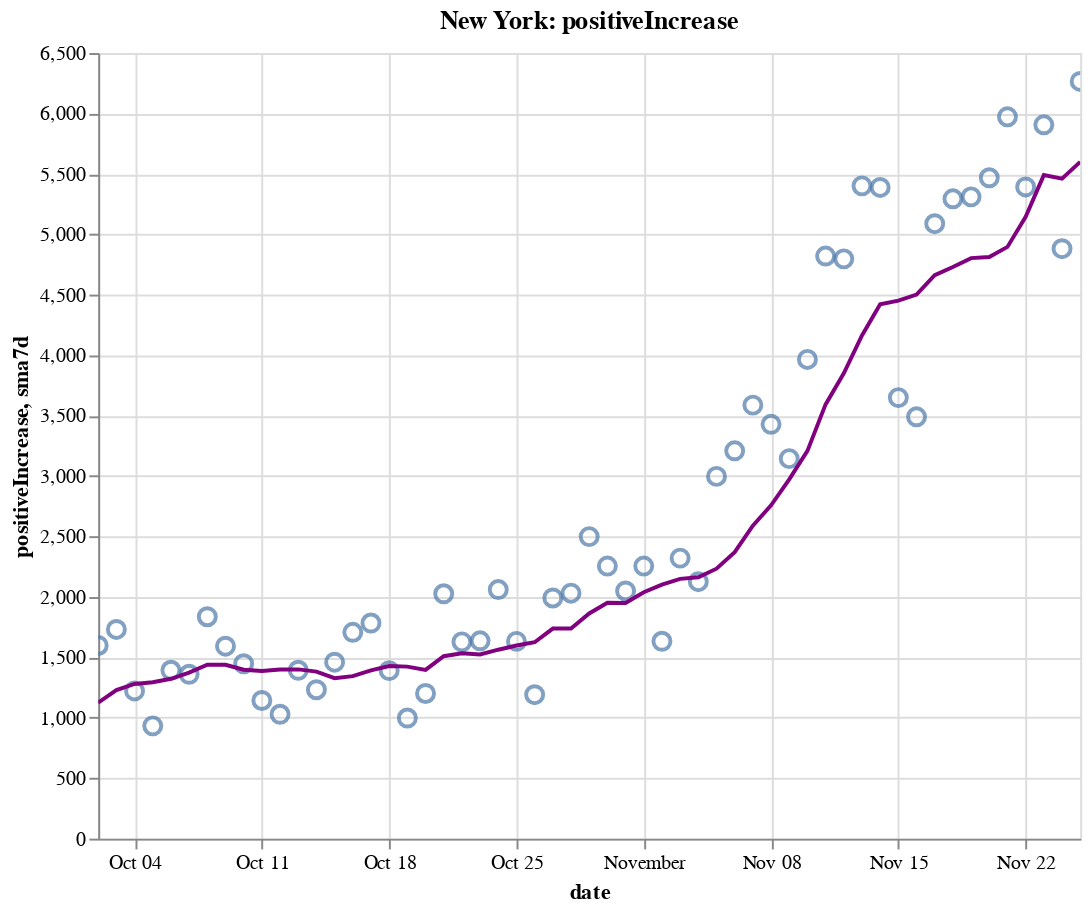

Notebook code for this chart:
### Code cell
create_plot(ny, 'positiveIncrease')

### Figure 1 — Vega-Lite specification as saved in the notebook (floating-point values rounded to 4 significant figures)
{"config": {"view": {"continuousWidth": 400, "continuousHeight": 300}}, "layer": [{"layer": [{"mark": {"type": "point", "size": 75}, "encoding": {"tooltip": [{"type": "temporal", "field": "date"}, {"type": "quantitative", "field": "positiveIncrease"}, {"type": "quantitative", "field": "sma7d"}], "x": {"type": "temporal", "field": "date"}, "y": {"type": "quantitative", "field": "positiveIncrease"}}, "selection": {"selector008": {"type": "interval", "bind": "scales", "encodings": ["x", "y"]}}}, {"mark": {"type": "line", "color": "purple"}, "encoding": {"x": {"type": "temporal", "field": "date"}, "y": {"type": "quantitative", "field": "sma7d"}}}]}, {"mark": {"type": "rule", "color": "#aaa"}, "encoding": {"x": {"type": "temporal", "field": "date"}}, "transform": [{"filter": {"selection": "selector007"}}]}, {"mark": "circle", "encoding": {"opacity": {"condition": {"value": 1, "selection": "selector007"}, "value": 0}, "tooltip": [{"type": "temporal", "field": "date"}, {"type": "quantitative", "field": "positiveIncrease"}, {"type": "quantitative", "field": "sma7d"}], "x": {"type": "temporal", "field": "date"}, "y": {"type": "quantitative", "field": "positiveIncrease"}}, "selection": {"selector007": {"type": "single", "encodings": ["x"], "on": "mouseover", "nearest": true, "empty": "none"}}}, {"mark": {"type": "text", "align": "left", "dx": 5, "dy": -5, "stroke": "white", "strokeWidth": 2}, "encoding": {"text": {"type": "quantitative", "field": "positiveIncrease"}, "tooltip": [{"type": "temporal", "field": "date"}, {"type": "quantitative", "field": "positiveIncrease"}, {"type": "quantitative", "field": "sma7d"}], "x": {"type": "temporal", "field": "date"}, "y": {"type": "quantitative", "field": "positiveIncrease"}}, "transform": [{"filter": {"selection": "selector007"}}]}, {"mark": {"type": "text", "align": "left", "dx": 5, "dy": -5}, "encoding": {"text": {"type": "quantitative", "field": "positiveIncrease"}, "tooltip": [{"type": "temporal", "field": "date"}, {"type": "quantitative", "field": "positiveIncrease"}, {"type": "quantitative", "field": "sma7d"}], "x": {"type": "temporal", "field": "date"}, "y": {"type": "quantitative", "field": "positiveIncrease"}}, "transform": [{"filter": {"selection": "selector007"}}]}], "data": {"name": "data-82c35ff3f1ce425d6ca1d94fae2dda27"}, "height": 400, "title": "New York: positiveIncrease", "width": 500, "$schema": "https://vega.github.io/schema/vega-lite/v4.8.1.json", "datasets": {"data-82c35ff3f1ce425d6ca1d94fae2dda27": [{"date": "2020-10-02T00:00:00", "totalTestResultsIncrease": 119500.0, "positiveIncrease": 1598.0, "death": 25500.0, "deathIncrease": 7.0, "positiveRate": 0.013, "state": "New York", "sma7d": 1125.0}, {"date": "2020-10-03T00:00:00", "totalTestResultsIncrease": 134300.0, "positiveIncrease": 1731.0, "death": 25500.0, "deathIncrease": 8.0, "positiveRate": 0.013, "state": "New York", "sma7d": 1229.0}, {"date": "2020-10-04T00:00:00", "totalTestResultsIncrease": 110300.0, "positiveIncrease": 1222.0, "death": 25520.0, "deathIncrease": 14.0, "positiveRate": 0.011, "state": "New York", "sma7d": 1279.0}, {"date": "2020-10-05T00:00:00", "totalTestResultsIncrease": 76400.0, "positiveIncrease": 933.0, "death": 25530.0, "deathIncrease": 8.0, "positiveRate": 0.012, "state": "New York", "sma7d": 1294.0}, {"date": "2020-10-06T00:00:00", "totalTestResultsIncrease": 96360.0, "positiveIncrease": 1393.0, "death": 25540.0, "deathIncrease": 9.0, "positiveRate": 0.014, "state": "New York", "sma7d": 1323.0}, {"date": "2020-10-07T00:00:00", "totalTestResultsIncrease": 108200.0, "positiveIncrease": 1360.0, "death": 25540.0, "deathIncrease": 9.0, "positiveRate": 0.013, "state": "New York", "sma7d": 1374.0}, {"date": "2020-10-08T00:00:00", "totalTestResultsIncrease": 145800.0, "positiveIncrease": 1836.0, "death": 25560.0, "deathIncrease": 10.0, "positiveRate": 0.013, "state": "New York", "sma7d": 1439.0}, {"date": "2020-10-09T00:00:00", "totalTestResultsIncrease": 139300.0, "positiveIncrease": 1592.0, "death": 25560.0, "deathIncrease": 6.0, "positiveRate": 0.011, "state": "New York", "sma7d": 1438.0}, {"date": "2020-10-10T00:00:00", "totalTestResultsIncrease": 134600.0, "positiveIncrease": 1447.0, "death": 25570.0, "deathIncrease": 8.0, "positiveRate": 0.011, "state": "New York", "sma7d": 1398.0}, {"date": "2020-10-11T00:00:00", "totalTestResultsIncrease": 118300.0, "positiveIncrease": 1143.0, "death": 25570.0, "deathIncrease": 5.0, "positiveRate": 0.01, "state": "New York", "sma7d": 1386.0}, {"date": "2020-10-12T00:00:00", "totalTestResultsIncrease": 91790.0, "positiveIncrease": 1029.0, "death": 25590.0, "deathIncrease": 13.0, "positiveRate": 0.011, "state": "New York", "sma7d": 1400.0}, {"date": "2020-10-13T00:00:00", "totalTestResultsIncrease": 99070.0, "positiveIncrease": 1393.0, "death": 25600.0, "deathIncrease": 11.0, "positiveRate": 0.014, "state": "New York", "sma7d": 1400.0}, {"date": "2020-10-14T00:00:00", "totalTestResultsIncrease": 111700.0, "positiveIncrease": 1232.0, "death": 25600.0, "deathIncrease": 7.0, "positiveRate": 0.011, "state": "New York", "sma7d": 1382.0}, {"date": "2020-10-15T00:00:00", "totalTestResultsIncrease": 133200.0, "positiveIncrease": 1460.0, "death": 25620.0, "deathIncrease": 13.0, "positiveRate": 0.011, "state": "New York", "sma7d": 1328.0}, {"date": "2020-10-16T00:00:00", "totalTestResultsIncrease": 136000.0, "positiveIncrease": 1707.0, "death": 25630.0, "deathIncrease": 10.0, "positiveRate": 0.013, "state": "New York", "sma7d": 1344.0}, {"date": "2020-10-17T00:00:00", "totalTestResultsIncrease": 160000.0, "positiveIncrease": 1784.0, "death": 25640.0, "deathIncrease": 9.0, "positiveRate": 0.011, "state": "New York", "sma7d": 1393.0}, {"date": "2020-10-18T00:00:00", "totalTestResultsIncrease": 128800.0, "positiveIncrease": 1390.0, "death": 25640.0, "deathIncrease": 7.0, "positiveRate": 0.011, "state": "New York", "sma7d": 1428.0}, {"date": "2020-10-19T00:00:00", "totalTestResultsIncrease": 82010.0, "positiveIncrease": 998.0, "death": 25660.0, "deathIncrease": 15.0, "positiveRate": 0.012, "state": "New York", "sma7d": 1423.0}, {"date": "2020-10-20T00:00:00", "totalTestResultsIncrease": 90540.0, "positiveIncrease": 1201.0, "death": 25670.0, "deathIncrease": 13.0, "positiveRate": 0.013, "state": "New York", "sma7d": 1396.0}, {"date": "2020-10-21T00:00:00", "totalTestResultsIncrease": 124800.0, "positiveIncrease": 2026.0, "death": 25680.0, "deathIncrease": 7.0, "positiveRate": 0.016, "state": "New York", "sma7d": 1509.0}, {"date": "2020-10-22T00:00:00", "totalTestResultsIncrease": 135300.0, "positiveIncrease": 1628.0, "death": 25690.0, "deathIncrease": 15.0, "positiveRate": 0.012, "state": "New York", "sma7d": 1533.0}, {"date": "2020-10-23T00:00:00", "totalTestResultsIncrease": 141500.0, "positiveIncrease": 1637.0, "death": 25700.0, "deathIncrease": 11.0, "positiveRate": 0.012, "state": "New York", "sma7d": 1523.0}, {"date": "2020-10-24T00:00:00", "totalTestResultsIncrease": 156900.0, "positiveIncrease": 2061.0, "death": 25720.0, "deathIncrease": 13.0, "positiveRate": 0.013, "state": "New York", "sma7d": 1563.0}, {"date": "2020-10-25T00:00:00", "totalTestResultsIncrease": 120800.0, "positiveIncrease": 1632.0, "death": 25730.0, "deathIncrease": 12.0, "positiveRate": 0.014, "state": "New York", "sma7d": 1598.0}, {"date": "2020-10-26T00:00:00", "totalTestResultsIncrease": 82120.0, "positiveIncrease": 1191.0, "death": 25740.0, "deathIncrease": 12.0, "positiveRate": 0.015, "state": "New York", "sma7d": 1625.0}, {"date": "2020-10-27T00:00:00", "totalTestResultsIncrease": 111600.0, "positiveIncrease": 1991.0, "death": 25760.0, "deathIncrease": 16.0, "positiveRate": 0.018, "state": "New York", "sma7d": 1738.0}, {"date": "2020-10-28T00:00:00", "totalTestResultsIncrease": 129700.0, "positiveIncrease": 2031.0, "death": 25770.0, "deathIncrease": 15.0, "positiveRate": 0.016, "state": "New York", "sma7d": 1739.0}, {"date": "2020-10-29T00:00:00", "totalTestResultsIncrease": 168400.0, "positiveIncrease": 2499.0, "death": 25790.0, "deathIncrease": 19.0, "positiveRate": 0.015, "state": "New York", "sma7d": 1863.0}, {"date": "2020-10-30T00:00:00", "totalTestResultsIncrease": 146900.0, "positiveIncrease": 2255.0, "death": 25800.0, "deathIncrease": 12.0, "positiveRate": 0.015, "state": "New York", "sma7d": 1951.0}, {"date": "2020-10-31T00:00:00", "totalTestResultsIncrease": 137000.0, "positiveIncrease": 2049.0, "death": 25810.0, "deathIncrease": 3.0, "positiveRate": 0.015, "state": "New York", "sma7d": 1950.0}, {"date": "2020-11-01T00:00:00", "totalTestResultsIncrease": 148900.0, "positiveIncrease": 2255.0, "death": 25820.0, "deathIncrease": 17.0, "positiveRate": 0.015, "state": "New York", "sma7d": 2039.0}, {"date": "2020-11-02T00:00:00", "totalTestResultsIncrease": 96100.0, "positiveIncrease": 1633.0, "death": 25840.0, "deathIncrease": 14.0, "positiveRate": 0.017, "state": "New York", "sma7d": 2102.0}, {"date": "2020-11-03T00:00:00", "totalTestResultsIncrease": 127900.0, "positiveIncrease": 2321.0, "death": 25850.0, "deathIncrease": 15.0, "positiveRate": 0.018, "state": "New York", "sma7d": 2149.0}, {"date": "2020-11-04T00:00:00", "totalTestResultsIncrease": 133500.0, "positiveIncrease": 2126.0, "death": 25870.0, "deathIncrease": 15.0, "positiveRate": 0.016, "state": "New York", "sma7d": 2163.0}, {"date": "2020-11-05T00:00:00", "totalTestResultsIncrease": 161000.0, "positiveIncrease": 2997.0, "death": 25890.0, "deathIncrease": 24.0, "positiveRate": 0.019, "state": "New York", "sma7d": 2234.0}, {"date": "2020-11-06T00:00:00", "totalTestResultsIncrease": 160700.0, "positiveIncrease": 3209.0, "death": 25910.0, "deathIncrease": 18.0, "positiveRate": 0.02, "state": "New York", "sma7d": 2370.0}, {"date": "2020-11-07T00:00:00", "totalTestResultsIncrease": 163300.0, "positiveIncrease": 3587.0, "death": 25930.0, "deathIncrease": 18.0, "positiveRate": 0.022, "state": "New York", "sma7d": 2590.0}, {"date": "2020-11-08T00:00:00", "totalTestResultsIncrease": 145600.0, "positiveIncrease": 3428.0, "death": 25950.0, "deathIncrease": 19.0, "positiveRate": 0.024, "state": "New York", "sma7d": 2757.0}, {"date": "2020-11-09T00:00:00", "totalTestResultsIncrease": 111400.0, "positiveIncrease": 3144.0, "death": 25970.0, "deathIncrease": 26.0, "positiveRate": 0.028, "state": "New York", "sma7d": 2973.0}, {"date": "2020-11-10T00:00:00", "totalTestResultsIncrease": 128000.0, "positiveIncrease": 3965.0, "death": 26000.0, "deathIncrease": 32.0, "positiveRate": 0.031, "state": "New York", "sma7d": 3208.0}, {"date": "2020-11-11T00:00:00", "totalTestResultsIncrease": 164300.0, "positiveIncrease": 4820.0, "death": 26030.0, "deathIncrease": 21.0, "positiveRate": 0.029, "state": "New York", "sma7d": 3593.0}, {"date": "2020-11-12T00:00:00", "totalTestResultsIncrease": 162600.0, "positiveIncrease": 4797.0, "death": 26060.0, "deathIncrease": 29.0, "positiveRate": 0.029, "state": "New York", "sma7d": 3850.0}, {"date": "2020-11-13T00:00:00", "totalTestResultsIncrease": 203700.0, "positiveIncrease": 5401.0, "death": 26080.0, "deathIncrease": 24.0, "positiveRate": 0.027, "state": "New York", "sma7d": 4163.0}, {"date": "2020-11-14T00:00:00", "totalTestResultsIncrease": 184200.0, "positiveIncrease": 5388.0, "death": 26100.0, "deathIncrease": 24.0, "positiveRate": 0.029, "state": "New York", "sma7d": 4420.0}, {"date": "2020-11-15T00:00:00", "totalTestResultsIncrease": 133200.0, "positiveIncrease": 3649.0, "death": 26130.0, "deathIncrease": 30.0, "positiveRate": 0.027, "state": "New York", "sma7d": 4452.0}, {"date": "2020-11-16T00:00:00", "totalTestResultsIncrease": 124600.0, "positiveIncrease": 3490.0, "death": 26160.0, "deathIncrease": 26.0, "positiveRate": 0.028, "state": "New York", "sma7d": 4501.0}, {"date": "2020-11-17T00:00:00", "totalTestResultsIncrease": 159900.0, "positiveIncrease": 5088.0, "death": 26190.0, "deathIncrease": 30.0, "positiveRate": 0.032, "state": "New York", "sma7d": 4662.0}, {"date": "2020-11-18T00:00:00", "totalTestResultsIncrease": 154400.0, "positiveIncrease": 5294.0, "death": 26220.0, "deathIncrease": 36.0, "positiveRate": 0.034, "state": "New York", "sma7d": 4730.0}, {"date": "2020-11-19T00:00:00", "totalTestResultsIncrease": 195200.0, "positiveIncrease": 5310.0, "death": 26260.0, "deathIncrease": 32.0, "positiveRate": 0.027, "state": "New York", "sma7d": 4803.0}, {"date": "2020-11-20T00:00:00", "totalTestResultsIncrease": 205500.0, "positiveIncrease": 5468.0, "death": 26290.0, "deathIncrease": 35.0, "positiveRate": 0.027, "state": "New York", "sma7d": 4812.0}, {"date": "2020-11-21T00:00:00", "totalTestResultsIncrease": 207900.0, "positiveIncrease": 5972.0, "death": 26330.0, "deathIncrease": 34.0, "positiveRate": 0.029, "state": "New York", "sma7d": 4896.0}, {"date": "2020-11-22T00:00:00", "totalTestResultsIncrease": 196600.0, "positiveIncrease": 5392.0, "death": 26360.0, "deathIncrease": 31.0, "positiveRate": 0.027, "state": "New York", "sma7d": 5145.0}, {"date": "2020-11-23T00:00:00", "totalTestResultsIncrease": 191500.0, "positiveIncrease": 5906.0, "death": 26390.0, "deathIncrease": 33.0, "positiveRate": 0.031, "state": "New York", "sma7d": 5490.0}, {"date": "2020-11-24T00:00:00", "totalTestResultsIncrease": 164800.0, "positiveIncrease": 4881.0, "death": 26440.0, "deathIncrease": 51.0, "positiveRate": 0.03, "state": "New York", "sma7d": 5460.0}, {"date": "2020-11-25T00:00:00", "totalTestResultsIncrease": 173100.0, "positiveIncrease": 6265.0, "death": 26480.0, "deathIncrease": 41.0, "positiveRate": 0.036, "state": "New York", "sma7d": 5599.0}]}}
